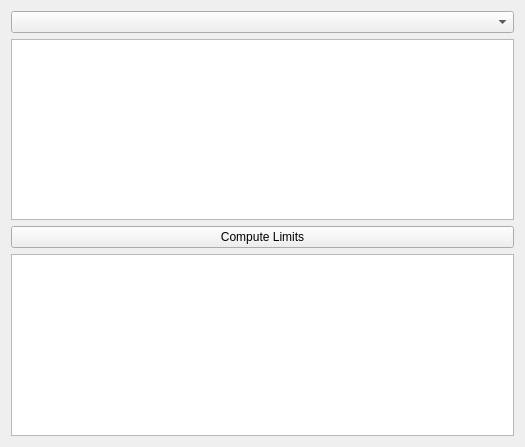
<?xml version="1.0" encoding="UTF-8"?>
<ui version="4.0">
 <class>Init</class>
 <widget class="QWidget" name="Init">
  <property name="windowModality">
   <enum>Qt::WindowModal</enum>
  </property>
  <property name="geometry">
   <rect>
    <x>0</x>
    <y>0</y>
    <width>525</width>
    <height>447</height>
   </rect>
  </property>
  <property name="windowTitle">
   <string>AUV Controller Calibration</string>
  </property>
  <layout class="QVBoxLayout" name="verticalLayout">
   <item>
    <widget class="QComboBox" name="conf_chooser"/>
   </item>
   <item>
    <widget class="QTableWidget" name="matrix_editor"/>
   </item>
   <item>
    <widget class="QPushButton" name="limits_button">
     <property name="text">
      <string>Compute Limits</string>
     </property>
    </widget>
   </item>
   <item>
    <widget class="QTableWidget" name="limits_editor"/>
   </item>
  </layout>
 </widget>
 <resources/>
 <connections/>
 <slots>
  <slot>selected_configuration_changed(QString)</slot>
 </slots>
</ui>
